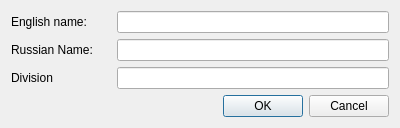
<?xml version="1.0" encoding="UTF-8"?>
<ui version="4.0">
 <class>CreateAccessItem</class>
 <widget class="QDialog" name="CreateAccessItem">
  <property name="geometry">
   <rect>
    <x>0</x>
    <y>0</y>
    <width>400</width>
    <height>125</height>
   </rect>
  </property>
  <property name="windowTitle">
   <string>Create/Update access item</string>
  </property>
  <property name="locale">
   <locale language="English" country="UnitedStates"/>
  </property>
  <property name="modal">
   <bool>false</bool>
  </property>
  <layout class="QGridLayout" name="gridLayout">
   <property name="leftMargin">
    <number>11</number>
   </property>
   <property name="topMargin">
    <number>11</number>
   </property>
   <property name="rightMargin">
    <number>11</number>
   </property>
   <property name="bottomMargin">
    <number>11</number>
   </property>
   <item row="1" column="0">
    <widget class="QLabel" name="ruNameLb">
     <property name="text">
      <string>Russian Name:</string>
     </property>
    </widget>
   </item>
   <item row="0" column="1">
    <widget class="QLineEdit" name="nameEngEdit">
     <property name="toolTip">
      <string>&lt;html&gt;&lt;head/&gt;&lt;body&gt;&lt;p&gt;For example: Creation&lt;/p&gt;&lt;/body&gt;&lt;/html&gt;</string>
     </property>
    </widget>
   </item>
   <item row="0" column="0">
    <widget class="QLabel" name="engNameLb">
     <property name="minimumSize">
      <size>
       <width>100</width>
       <height>0</height>
      </size>
     </property>
     <property name="text">
      <string>English name:</string>
     </property>
    </widget>
   </item>
   <item row="3" column="0" colspan="2">
    <layout class="QHBoxLayout" name="horizontalLayout">
     <item>
      <spacer name="horizontalSpacer">
       <property name="orientation">
        <enum>Qt::Horizontal</enum>
       </property>
       <property name="sizeHint" stdset="0">
        <size>
         <width>40</width>
         <height>20</height>
        </size>
       </property>
      </spacer>
     </item>
     <item>
      <widget class="QPushButton" name="okBtn">
       <property name="text">
        <string>OK</string>
       </property>
      </widget>
     </item>
     <item>
      <widget class="QPushButton" name="cancelBtn">
       <property name="text">
        <string>Cancel</string>
       </property>
      </widget>
     </item>
    </layout>
   </item>
   <item row="1" column="1">
    <widget class="QLineEdit" name="nameRuEdit">
     <property name="toolTip">
      <string>&lt;html&gt;&lt;head/&gt;&lt;body&gt;&lt;p&gt;For example: создание&lt;/p&gt;&lt;/body&gt;&lt;/html&gt;</string>
     </property>
    </widget>
   </item>
   <item row="2" column="0">
    <widget class="QLabel" name="divisionLb">
     <property name="text">
      <string>Division</string>
     </property>
    </widget>
   </item>
   <item row="2" column="1">
    <widget class="QLineEdit" name="divisionEdit">
     <property name="toolTip">
      <string>&lt;html&gt;&lt;head/&gt;&lt;body&gt;&lt;p&gt;For example: ACTION&lt;/p&gt;&lt;/body&gt;&lt;/html&gt;</string>
     </property>
    </widget>
   </item>
  </layout>
 </widget>
 <tabstops>
  <tabstop>nameEngEdit</tabstop>
  <tabstop>nameRuEdit</tabstop>
  <tabstop>divisionEdit</tabstop>
  <tabstop>okBtn</tabstop>
  <tabstop>cancelBtn</tabstop>
 </tabstops>
 <resources/>
 <connections/>
</ui>
